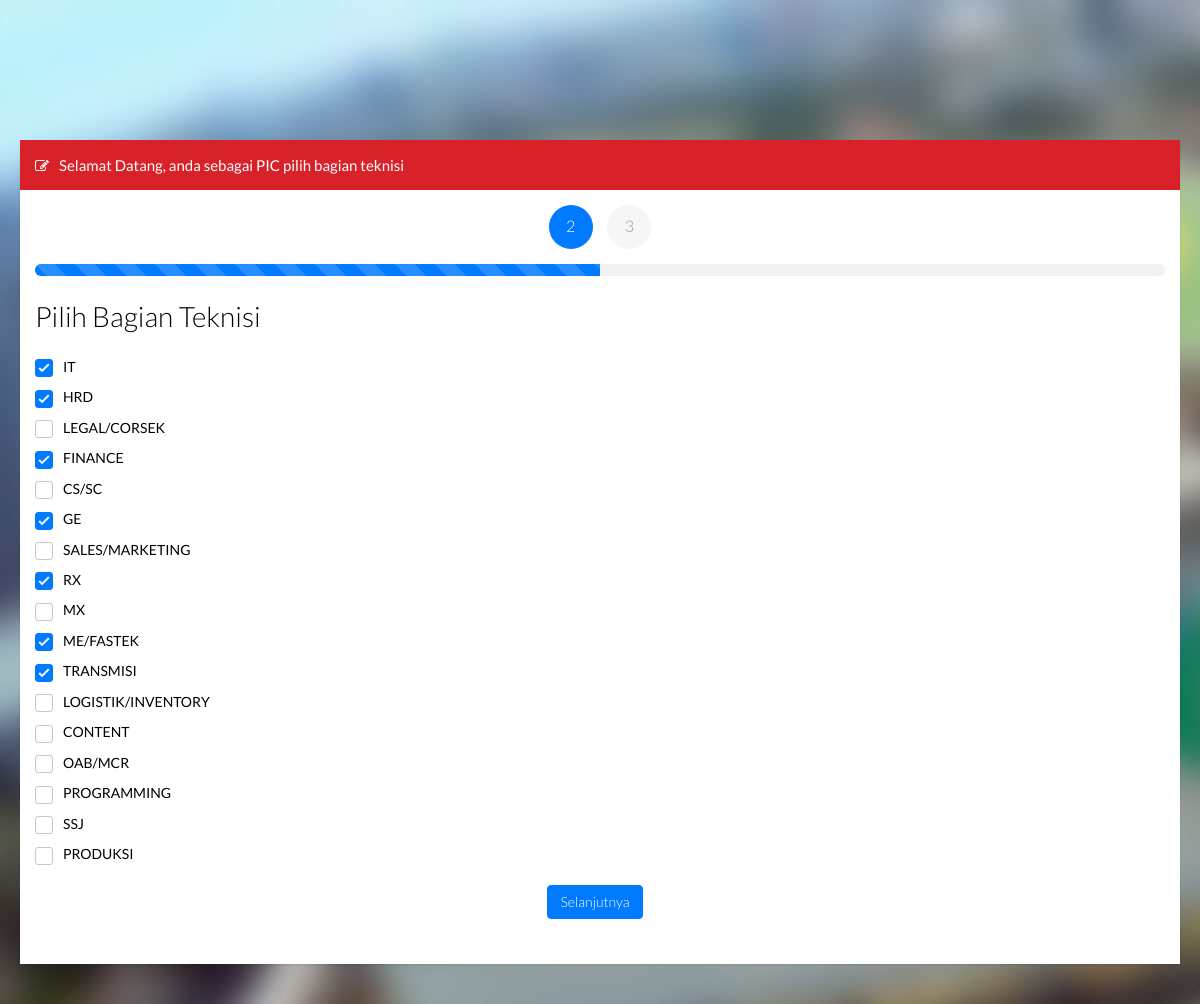
Screenshot of /pic/masuk_bagian.php with the database file from the repository.
### tables this page shows
CREATE TABLE `bagian` (
  `kd_bagian` varchar(10) NOT NULL,
  `nama_bagian` varchar(50) DEFAULT NULL,
  `kd_pic` varchar(10) DEFAULT NULL,
  PRIMARY KEY (`kd_bagian`),
  KEY `bagian_ibfk_1` (`kd_pic`),
  CONSTRAINT `bagian_ibfk_1` FOREIGN KEY (`kd_pic`) REFERENCES `pic` (`kd_pic`) ON DELETE SET NULL ON UPDATE CASCADE
);

### pic/masuk_bagian.php (the view, shortened to what this page needs)
<?php
    include "../config/koneksi.php";
 ?>
    <link href="../stylesheets/bootstrap.min.css" media="all" rel="stylesheet" type="text/css" />
    <link href="../stylesheets/font-awesome.css" media="all" rel="stylesheet" type="text/css" />
    <link href="../stylesheets/se7en-font.css" media="all" rel="stylesheet" type="text/css" />
    <link href="../stylesheets/isotope.css" media="all" rel="stylesheet" type="text/css" />
    <link href="../stylesheets/jquery.fancybox.css" media="all" rel="stylesheet" type="text/css" />
    <link href="../stylesheets/fullcalendar.css" media="all" rel="stylesheet" type="text/css" />
    <link href="../stylesheets/wizard.css" media="all" rel="stylesheet" type="text/css" />
    <link href="../stylesheets/select2.css" media="all" rel="stylesheet" type="text/css" />
    <link href="../stylesheets/morris.css" media="all" rel="stylesheet" type="text/css" />
    <link href="../stylesheets/datatables.css" media="all" rel="stylesheet" type="text/css" />
    <link href="../stylesheets/datepicker.css" media="all" rel="stylesheet" type="text/css" />
    <link href="../stylesheets/timepicker.css" media="all" rel="stylesheet" type="text/css" />
    <link href="../stylesheets/colorpicker.css" media="all" rel="stylesheet" type="text/css" />
    <link href="../stylesheets/bootstrap-switch.css" media="all" rel="stylesheet" type="text/css" />
    <link href="../stylesheets/daterange-picker.css" media="all" rel="stylesheet" type="text/css" />
    <link href="../stylesheets/typeahead.css" media="all" rel="stylesheet" type="text/css" />
    <link href="../stylesheets/summernote.css" media="all" rel="stylesheet" type="text/css" />
    <link href="../stylesheets/pygments.css" media="all" rel="stylesheet" type="text/css" />
    <link href="../stylesheets/style.css" media="all" rel="stylesheet" type="text/css" />
    <link href="../stylesheets/color/green.css" media="all" rel="alternate stylesheet" title="green-theme" type="text/css" />
    <link href="../stylesheets/color/yellow.css" media="all" rel="alternate stylesheet" title="green-theme" type="text/css" />
    <link href="../stylesheets/color/orange.css" media="all" rel="alternate stylesheet" title="orange-theme" type="text/css" />
    <link href="../stylesheets/color/magenta.css" media="all" rel="alternate stylesheet" title="magenta-theme" type="text/css" />
    <link href="../stylesheets/color/gray.css" media="all" rel="alternate stylesheet" title="gray-theme" type="text/css" />
  </head>
  <body>
  <div class="container-fluid main-content">
        <div class="row">
          <div class="col-lg-12">
            <div class="widget-container fluid-height">
              <div class="heading">
                <i class="icon-edit"></i>Selamat Datang, anda sebagai PIC pilih bagian teknisi
              </div>
              <div class="widget-content">
                <div class="wizard" id="wizard">
                  <div class="padded">
                    <ul class="wizard-nav">
                      <li>
                        <a data-toggle="tab" href="#tab2">2 </a>
                      </li>
                      <li>
                        <a data-toggle="tab" href="#tab3">3</a>
                      </li>
                    </ul>
                    <div class="progress progress-striped active">
                      <div aria-valuemax="100" aria-valuemin="0" aria-valuenow="0" class="progress-bar" role="progressbar"></div>
                    </div>
                    <div class="tab-content">
                      <div class="tab-pane" id="tab2">
                        <h2>
                          Pilih Bagian Teknisi
                        </h2>
                        <form role="form" method="POST" action="proses_input_bagian.php">
                          <div class="form-group">
                          <?php
                              $check      = mysqli_query($koneksi, "SELECT * FROM bagian");
                              while ($checkbox = mysqli_fetch_array($check)) {
                          ?>
                          <?php
                            if ($_GET['proses'] == 'masuk') {
                              if ($checkbox['kd_pic'] == NULL) {
                            ?>
                            <label class="checkbox text-left"><input type="checkbox" name="kd_bagian[]" value="<?php echo $checkbox['kd_bagian']; ?>">
                            <span><?php echo $checkbox['nama_bagian']; ?></span>
                            </label>
                          <?php
                              }
                            } else {
                              if ($checkbox['kd_pic'] == NULL) {
                          ?>
                              <label class="checkbox text-left"><input type="checkbox" name="kd_bagian[]" value="<?php echo $checkbox['kd_bagian']; ?>">
                            <span><?php echo $checkbox['nama_bagian']; ?></span>
                            </label>
                              <?php
                              } else {
                                ?>
                                <label class="checkbox text-left"><input type="checkbox" name="kd_bagian[]" value="<?php echo $checkbox['kd_bagian']; ?>" checked>
                                <span><?php echo $checkbox['nama_bagian']; ?></span>
                                </label>
                                <?php
                              }
                            }
                            }
                          ?>
                          </div>
                        <div class="pager">
                            <input class="btn btn-primary btn-next" type="submit" name="submit" value="Selanjutnya">
                        </div>
                        </form>
                      </div>
                    </div>
                  </div>
                </div>
              </div>
            </div>
          </div>
        </div>
  </body>
  </html>

### stylesheets/wizard.css (style rules this page uses)
.nav-pills >li >a { border-radius: 0px; font-weight: 300; }
.wizard-nav { pointer-events: none !important; cursor: default !important; text-align: center; margin-bottom: 15px }
.wizard-nav li { float: none; display: inline-block; margin: 0 10px; }
.wizard-nav li a { width: 44px; height: 44px; text-align: center; border-radius: 25px; background-color: #f6f6f6; color: #999; font-size: 16px; line-height: 42px; padding: 0; }
.wizard .tab-pane > h2 { font-size: 28px; margin: 25px 0 25px; }

### stylesheets/color/green.css (style rules this page uses)
a { color: #60c560; }
.widget-container .heading { color: #60c560; }

### stylesheets/color/yellow.css (style rules this page uses)
a { color: #FFFD36; }
.widget-container .heading { color: #FFF; }

### stylesheets/color/orange.css (style rules this page uses)
a { color: #f0ad4e; }
.widget-container .heading { color: #f0ad4e; }

### stylesheets/color/magenta.css (style rules this page uses)
a { color: #c741c9; }
.widget-container .heading { color: #c741c9; }

### stylesheets/color/gray.css (style rules this page uses)
a { color: #0027ff; }
.widget-container .heading { color: #FFF; }

### rows the page displays
bagian: nama_bagian "IT"
bagian: nama_bagian "HRD"
bagian: nama_bagian "LEGAL/CORSEK"
bagian: nama_bagian "FINANCE"
bagian: nama_bagian "CS/SC"
bagian: nama_bagian "GE"
bagian: nama_bagian "SALES/MARKETING"
bagian: nama_bagian "RX"
bagian: nama_bagian "MX"
bagian: nama_bagian "ME/FASTEK"
bagian: nama_bagian "TRANSMISI"
bagian: nama_bagian "LOGISTIK/INVENTORY"
bagian: nama_bagian "CONTENT"
bagian: nama_bagian "OAB/MCR"
bagian: nama_bagian "PROGRAMMING"
bagian: nama_bagian "SSJ"
bagian: nama_bagian "PRODUKSI"
